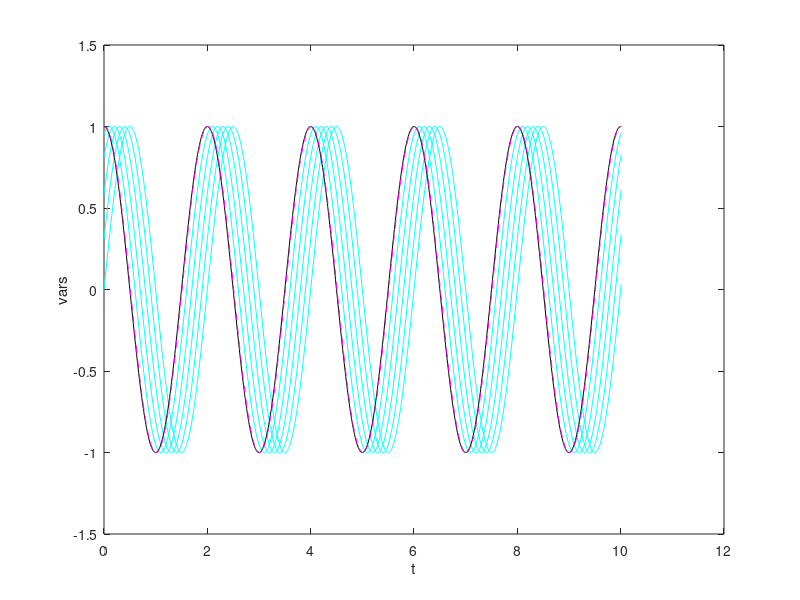

Source code (MATLAB): (Note: this script raises an error after producing the figure.)









% MILPE principle - 1
% 2 0 2 6 . 0 5 
% Reconstruct cos(2*pi*0.5*t) with sin(2*pi*0.5*t): probably time-delay problem?

clear all; close all;

% ctrl
te = 10;                    % simulation duration
dt = 1e-2;                  % time-step
m  = floor((te)/dt+1);      % number of snapshots

% time-vector
t  = [0:m]*dt;

% input time-history(s)
x1 = sin( t*2*pi*0.5 + pi*0.0); % <- baseline
x2 = sin( t*2*pi*0.5 + pi*0.1);
x3 = sin( t*2*pi*0.5 + pi*0.2);
x4 = sin( t*2*pi*0.5 + pi*0.3);
x5 = sin( t*2*pi*0.5 + pi*0.4);

% input-subspace
X  =  [x1;x2;x3;x4;x5];

% output-subspace
Y  = cos(t*2*pi*0.5);

% MILPE
Z         =  [X;Y];         % unified space
nX        =  size(X,1);     % dim of X
nMe       =  0;             % number of modes excluded
[U,S,V]   =  svd(Z,'econ'); U
Ux        =  U(   1:nX  ,  1:nX-nMe);
Uy        =  U(nX+1:end ,  1:nX-nMe);
UyUxP     =  Uy*pinv(Ux)

% sav time-history
TH0 = [t;X;Y];





% MILPE-Prediction

% time-loop
for it=1:m

    % echo
    if ( it == 1 ) cnt = 20; end % counter
    if ( mod(it,0.2*m) < 1 ) disp("MILPE......"+cnt+"%"); cnt = cnt+20; end

    % input snapshot X
    X = [ x1(it) x2(it) x3(it) x4(it) x5(it)];

    % output snapshot Y
    Y = UyUxP * X';

    % store snapshot info
    SNP = [it*dt X Y]';

    % init TH at it==1
    if ( it == 1 ) TH1 = zeros(size(SNP,1),m); end

    % save as time-history
    TH1(:,it) = SNP;

end
   
% time history - x-position
figure(11)
plot(TH0(1,:),TH0(  2,:),'c'); hold on; % OG - x1
plot(TH0(1,:),TH0(  3,:),'c'); hold on; % OG - x2
plot(TH0(1,:),TH0(  4,:),'c'); hold on; % OG - x3
plot(TH0(1,:),TH0(  5,:),'c'); hold on; % OG - x4
plot(TH0(1,:),TH0(  6,:),'c'); hold on; % OG - x5
plot(TH0(1,:),TH0(end,:),'k'); hold on; % OG - y
plot(TH1(1,:),TH1(end,:),'m--');        % MILPE - y
xlabel('t');
ylabel('vars');

aaf
